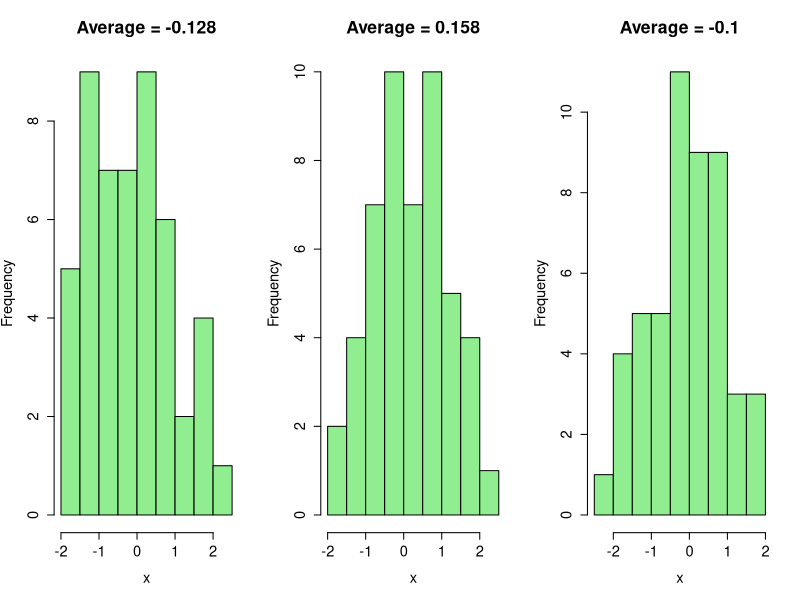
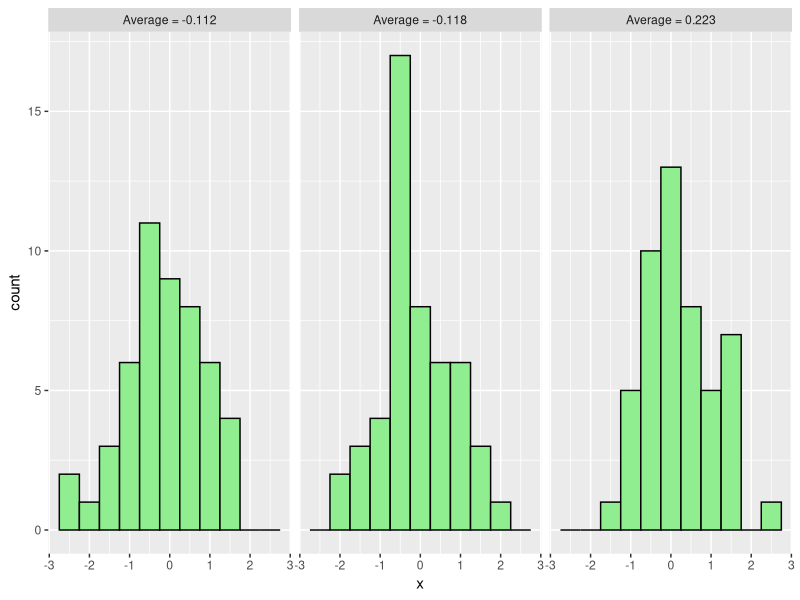

These figures' R source, in order:
## ---- chunk 1
library(ggplot2)
knitr::opts_chunk$set(echo = TRUE)
## ---- chunk 2
old.par <- par(mfrow=c(1,3),ps=16)
for ( iTry in 1:3 ) {
  x=rnorm(50,mean=0,sd=1)
  hist(x,breaks=10,col='lightgreen',main=paste("Average =",signif(mean(x),3)))
}
par(old.par)
## ---- chunk 3
ggplot(transform(data.frame(x=rnorm(150),y=rep(1:3,50)),y=paste("Average =",signif(unlist(lapply(unstack(data.frame(x,y)),mean))[y],3))),aes(x=x))+geom_histogram(binwidth=0.5,colour="black",fill='lightgreen')+facet_wrap(~y)
